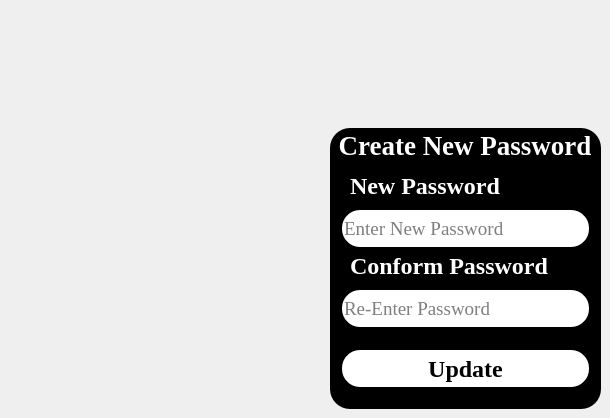
         <widget class="QWidget" name="page_53">
          <widget class="QGroupBox" name="groupBox_31">
           <property name="geometry">
            <rect>
             <x>330</x>
             <y>128</y>
             <width>271</width>
             <height>281</height>
            </rect>
           </property>
           <property name="font">
            <font>
             <family>Times New Roman</family>
             <pointsize>20</pointsize>
             <weight>75</weight>
             <bold>true</bold>
            </font>
           </property>
           <property name="styleSheet">
            <string notr="true">QGroupBox{
color:white;
background:black;
border-radius:20px;
}</string>
           </property>
           <property name="title">
            <string>Create New Password</string>
           </property>
           <property name="alignment">
            <set>Qt::AlignCenter</set>
           </property>
           <widget class="QLabel" name="label_74">
            <property name="geometry">
             <rect>
              <x>20</x>
              <y>50</y>
              <width>191</width>
              <height>16</height>
             </rect>
            </property>
            <property name="font">
             <font>
              <family>Times New Roman</family>
              <pointsize>18</pointsize>
              <weight>75</weight>
              <bold>true</bold>
             </font>
            </property>
            <property name="styleSheet">
             <string notr="true">QLabel{
color:white;
}</string>
            </property>
            <property name="text">
             <string>New Password</string>
            </property>
           </widget>
           <widget class="QLabel" name="label_75">
            <property name="geometry">
             <rect>
              <x>20</x>
              <y>130</y>
              <width>201</width>
              <height>16</height>
             </rect>
            </property>
            <property name="font">
             <font>
              <family>Times New Roman</family>
              <pointsize>18</pointsize>
              <weight>75</weight>
              <bold>true</bold>
             </font>
            </property>
            <property name="styleSheet">
             <string notr="true">QLabel{
color:white;
}</string>
            </property>
            <property name="text">
             <string>Conform Password</string>
            </property>
           </widget>
           <widget class="QLineEdit" name="lineEdit_updatepassword_5">
            <property name="geometry">
             <rect>
              <x>10</x>
              <y>80</y>
              <width>251</width>
              <height>41</height>
             </rect>
            </property>
            <property name="font">
             <font>
              <family>Times New Roman</family>
              <pointsize>14</pointsize>
              <weight>50</weight>
              <bold>false</bold>
             </font>
            </property>
            <property name="styleSheet">
             <string notr="true">QLineEdit{
border: 2px solid black;
border-radius:20px;
background:white;
}</string>
            </property>
            <property name="echoMode">
             <enum>QLineEdit::Password</enum>
            </property>
            <property name="placeholderText">
             <string>Enter New Password</string>
            </property>
           </widget>
           <widget class="QLineEdit" name="lineEdit_uconpassword_5">
            <property name="geometry">
             <rect>
              <x>10</x>
              <y>160</y>
              <width>251</width>
              <height>41</height>
             </rect>
            </property>
            <property name="font">
             <font>
              <family>Times New Roman</family>
              <pointsize>14</pointsize>
              <weight>50</weight>
              <bold>false</bold>
             </font>
            </property>
            <property name="styleSheet">
             <string notr="true">QLineEdit{border-width:2px;
border-color:black;
border-style:solid;
border-radius:20px;
}
</string>
            </property>
            <property name="echoMode">
             <enum>QLineEdit::Password</enum>
            </property>
            <property name="placeholderText">
             <string>Re-Enter Password</string>
            </property>
           </widget>
           <widget class="QPushButton" name="pushButton_newpassupdate_5">
            <property name="geometry">
             <rect>
              <x>10</x>
              <y>220</y>
              <width>251</width>
              <height>41</height>
             </rect>
            </property>
            <property name="font">
             <font>
              <family>Times New Roman</family>
              <pointsize>18</pointsize>
              <weight>75</weight>
              <bold>true</bold>
             </font>
            </property>
            <property name="styleSheet">
             <string notr="true">QPushButton{
border: 2px solid black;
border-radius:20px;
background:white;
}</string>
            </property>
            <property name="text">
             <string>Update</string>
            </property>
           </widget>
           <widget class="QPushButton" name="pushButton_Patient_ID_Updataion_27">
            <property name="geometry">
             <rect>
              <x>240</x>
              <y>50</y>
              <width>221</width>
              <height>31</height>
             </rect>
            </property>
            <property name="styleSheet">
             <string notr="true">background:qlineargradient(spread:pad, x1:0, y1:0, x2:1, y2:0, stop:0 rgba(0, 0, 0, 0), stop:1 rgba(0,0,0,0));
border:black;</string>
            </property>
            <property name="text">
             <string/>
            </property>
           </widget>
           <widget class="QPushButton" name="pushButton_NewconPassword_4">
            <property name="geometry">
             <rect>
              <x>10</x>
              <y>165</y>
              <width>251</width>
              <height>31</height>
             </rect>
            </property>
            <property name="styleSheet">
             <string notr="true">background:qlineargradient(spread:pad, x1:0, y1:0, x2:1, y2:0, stop:0 rgba(0, 0, 0, 0), stop:1 rgba(0,0,0,0));
border:black;</string>
            </property>
            <property name="text">
             <string/>
            </property>
           </widget>
           <widget class="QPushButton" name="pushButton_NewPassword_4">
            <property name="geometry">
             <rect>
              <x>10</x>
              <y>86</y>
              <width>251</width>
              <height>31</height>
             </rect>
            </property>
            <property name="styleSheet">
             <string notr="true">background:qlineargradient(spread:pad, x1:0, y1:0, x2:1, y2:0, stop:0 rgba(0, 0, 0, 0), stop:1 rgba(0,0,0,0));
border:black;</string>
            </property>
            <property name="text">
             <string/>
            </property>
           </widget>
          </widget>
         </widget>
